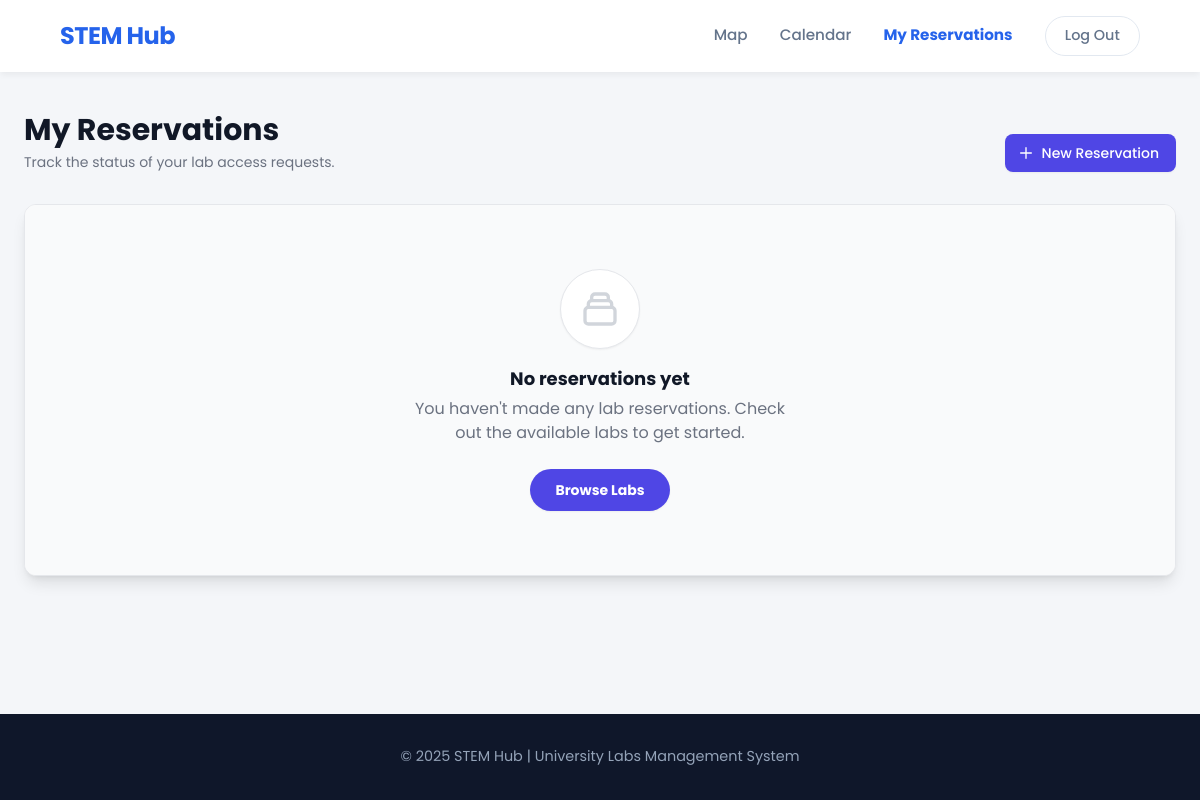
/reservations/my-reservations/ (signed in), run on an earlier commit of the app's database.
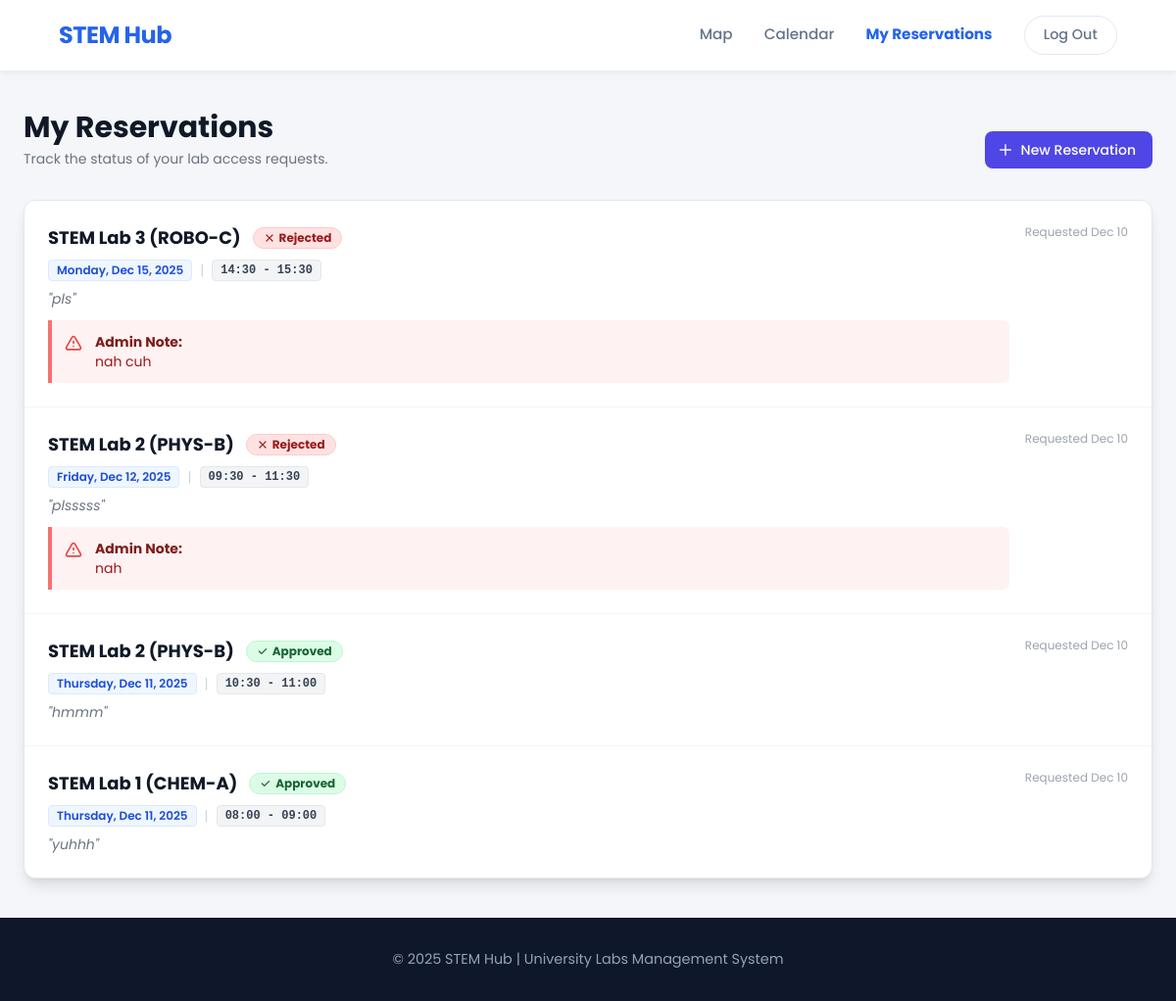
And on a later commit of the database.
### reservations/models.py (models this page shows, shortened)
class Reservation(models.Model):
    STATUS_CHOICES = [
        ('PENDING', 'Pending Approval'),
        ('CONFIRMED', 'Confirmed'),
        ('REJECTED', 'Rejected'),
    ]
    user = models.ForeignKey(User, on_delete=models.CASCADE)
    lab = models.ForeignKey(Lab, on_delete=models.CASCADE)
    equipment = models.ManyToManyField(
        Equipment,
        blank=True,
        related_name='reservations',
        through='ReservationEquipment'
    )
    date = models.DateField()
    start_time = models.TimeField()
    end_time = models.TimeField()
    purpose = models.TextField(help_text="Reason for booking (e.g., Thesis Research, Class Project)")
    rejection_reason = models.TextField(blank=True, null=True, help_text="Reason why the admin rejected this request")
    status = models.CharField(max_length=10, choices=STATUS_CHOICES, default='PENDING')
    created_at = models.DateTimeField(auto_now_add=True)

### labs/models.py (models this page shows, shortened)
class Lab(models.Model):
    name = models.CharField(max_length=200)
    slug = models.SlugField(unique=True)
    capacity = models.PositiveIntegerField()
    description = models.TextField()
    map_svg_id = models.CharField(max_length=50, unique=True, help_text="Matches ID in Figma SVG")
    is_active = models.BooleanField(default=True)
    safety_guidelines = models.TextField()

### reservations/views.py (the view)
# urls.py: path('my-reservations/', views.my_reservations, name='my_reservations'),
@login_required
def my_reservations(request):
    reservations = Reservation.objects.filter(user=request.user).order_by('-date', '-start_time')
    return render(request, 'reservations/my_reservations.html', {'reservations': reservations})

### notifications/context_processors.py (called while the page is built)
def user_notifications(request):
    if request.user.is_authenticated:
        notifs = Notification.objects.filter(recipient=request.user, is_read=False)
        return {
            'notifications_list': notifs,
            'unread_count': notifs.count()
        }
    return {}

### CORE/templates/reservations/my_reservations.html (shortened to what the changed rows need)
{% load static %}
<!DOCTYPE html>
<html lang="en">
<head>
    <script src="https://cdn.tailwindcss.com"></script>
</head>
<body>
    <header>
        <div class="header-content">
            <h1><a href="/">STEM Hub</a></h1>
        </div>
    </header>
    <main class="standard-container w-full py-10">
        <div class="flex flex-col sm:flex-row justify-between items-start sm:items-end mb-8 gap-4">
            <div>
                <h1 class="text-3xl font-bold text-gray-900">My Reservations</h1>
            </div>
        </div>
        <div class="bg-white shadow-lg overflow-hidden rounded-xl border border-gray-200">
            {% if reservations %}
            <ul class="divide-y divide-gray-100">
                {% for res in reservations %}
                <li class="p-6 hover:bg-gray-50 transition duration-150">
                    <div class="flex flex-col md:flex-row justify-between md:items-start gap-4">
                        <div class="flex-grow">
                            <div class="flex items-center gap-3 mb-2 flex-wrap">
                                <h3 class="text-lg font-bold text-gray-900">{{ res.lab.name }}</h3>
                                {% if res.status == 'CONFIRMED' %}
                                    <span class="inline-flex items-center px-2.5 py-0.5 rounded-full text-xs font-bold bg-green-100 text-green-800 border border-green-200">
                                        <svg class="w-3 h-3 mr-1" fill="currentColor" viewBox="0 0 20 20"><path fill-rule="evenodd" d="M16.707 5.293a1 1 0 010 1.414l-8 8a1 1 0 01-1.414 0l-4-4a1 1 0 011.414-1.414L8 12.586l7.293-7.293a1 1 0 011.414 0z" clip-rule="evenodd"></path></svg>
                                        Approved
                                    </span>
                                {% elif res.status == 'REJECTED' %}
                                    <span class="inline-flex items-center px-2.5 py-0.5 rounded-full text-xs font-bold bg-red-100 text-red-800 border border-red-200">
                                        Rejected
                                    </span>
                                {% endif %}
                            </div>
                            <div class="text-sm text-gray-600 flex items-center gap-2 mb-2">
                                <span class="bg-blue-50 text-blue-700 px-2 py-0.5 rounded text-xs font-semibold border border-blue-100">
                                    {{ res.date|date:"l, M d, Y" }}
                                </span>
                                <span class="text-gray-300">|</span>
                                <span class="bg-gray-100 text-gray-700 px-2 py-0.5 rounded text-xs font-semibold border border-gray-200 font-mono">
                                    {{ res.start_time|time:"H:i" }} - {{ res.end_time|time:"H:i" }}
                                </span>
                            </div>
                            <p class="text-sm text-gray-500 italic">"{{ res.purpose }}"</p>
                            {% if res.status == 'REJECTED' and res.rejection_reason %}
                            <div class="mt-3 bg-red-50 border-l-4 border-red-400 p-3 rounded-r-md text-sm text-red-800 flex items-start gap-3">
                                <div>
                                    <span class="font-bold block text-red-900">Admin Note:</span>
                                    {{ res.rejection_reason }}
                                </div>
                            </div>
                            {% endif %}
                        </div>
                        <div class="text-xs text-gray-400 whitespace-nowrap mt-2 md:mt-0">
                            Requested {{ res.created_at|date:"M d" }}
                        </div>
                    </div>
                </li>
                {% endfor %}
            </ul>
            {% else %}
            <div class="py-16 text-center bg-gray-50">
                <div class="bg-white border border-gray-200 w-20 h-20 rounded-full flex items-center justify-center mx-auto mb-4 shadow-sm">
                </div>
                <h3 class="text-lg font-bold text-gray-900">No reservations yet</h3>
                <p class="text-gray-500 mt-1 max-w-sm mx-auto">You haven't made any lab reservations. Check out the available labs to get started.</p>
                <div class="mt-6">
                    <a href="{% url 'labs:index' %}" class="inline-flex items-center px-6 py-2.5 border border-transparent shadow-sm text-sm font-bold rounded-full text-white bg-indigo-600 hover:bg-indigo-700 transition transform hover:-translate-y-0.5">
                        Browse Labs
                    </a>
                </div>
            </div>
            {% endif %}
        </div>
    </main>
</body>
</html>

What changed in the data, as far as the page shows it:
added Reservation: lab.name "STEM Lab 3 (ROBO-C)", status "REJECTED" (drawn), date "Monday, Dec 15, 2025", start_time "14:30", end_time "15:30", purpose "pls", rejection_reason "nah cuh", created_at "Dec 10"
added Reservation: lab.name "STEM Lab 2 (PHYS-B)", status "REJECTED" (drawn), date "Friday, Dec 12, 2025", start_time "09:30", end_time "11:30", purpose "plsssss", rejection_reason "nah", created_at "Dec 10"
added Reservation: lab.name "STEM Lab 2 (PHYS-B)", status "CONFIRMED" (drawn), date "Thursday, Dec 11, 2025", start_time "10:30", end_time "11:00", purpose "hmmm", created_at "Dec 10"
added Reservation: lab.name "STEM Lab 1 (CHEM-A)", status "CONFIRMED" (drawn), date "Thursday, Dec 11, 2025", start_time "08:00", end_time "09:00", purpose "yuhhh", created_at "Dec 10"
Also different on the page:
text no longer shown: "No reservations yet You haven't made any lab reservations. Check out the available labs to get started. Browse Labs"
